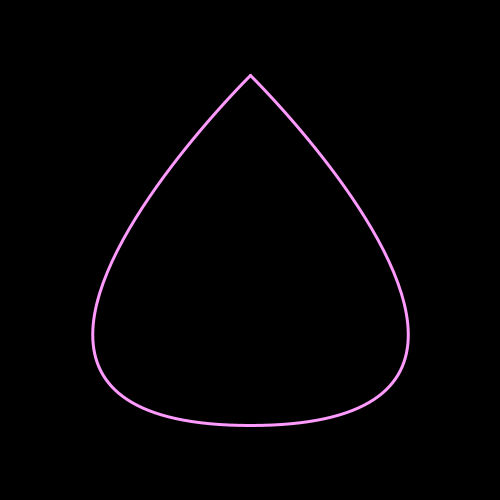
Frame 1 (no input)
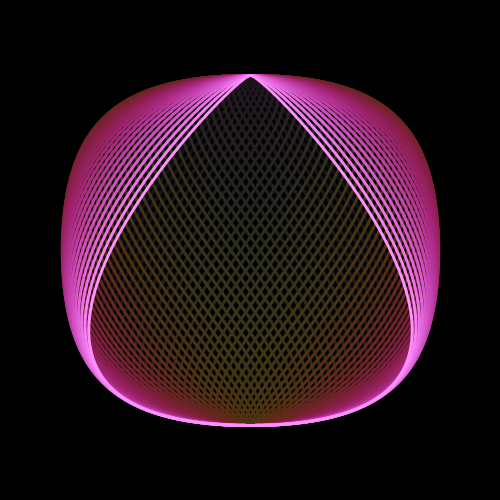
Frame 60 (the mouse pressed at the canvas centre just before this capture)
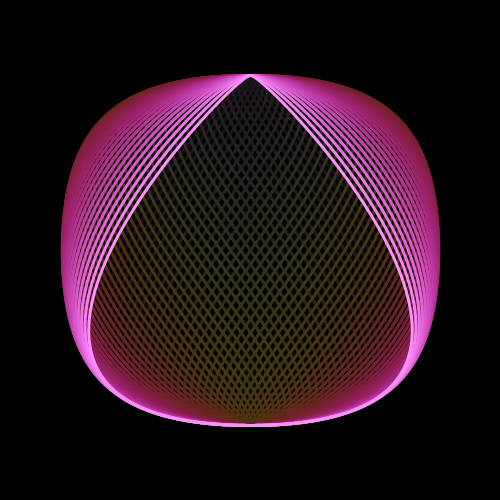
Frame 120 (the mouse held since frame 60 and released just before this capture)

The Processing sketch that drew these frames (run headless with seeded random() and noise(); from frame 60 on, the mouse is pressed at the canvas centre):

// Processing sketch: wobbleSphere
// ── wobbleSphere.pde
float x1, y1; // point 1
float x2, y2; // control point 1
float x3, y3; // point 2
float x4, y4; // control point 2
float a = 0; // angle

void setup() {
  size(500, 500);
  ellipseMode(CENTER);
  x1 = 250;
  y1 = 75;
  x2 = 425;
  y2 = 75;
  x3 = 75;
  y3 = 425;
  x4 = 250;
  y4 = 425;
  background(0);
  strokeWeight(3);
}

void draw() {
  noStroke();
  fill(0, 10);
  rect(0, 0, width, height);
  fill(255, 50);
  x2 = 250 + (sin(radians(a)) * 355);
  x3 = 250 - (cos(radians(a)) * 355);  
  noFill(); 
  stroke(255, 155 + sin(radians(a * 2)) * 100, 155 + cos(radians(a * 2)) * 100);
  bezier(x1, y1, x2, y2, x3, y3, x4, y4);
  x2 = 250 - (sin(radians(a)) * 355);
  x3 = 250 + (cos(radians(a)) * 355);  
  stroke(255, 155 + sin(radians(a * 2)) * 100, 155 + cos(radians(a * 2)) * 100);
  bezier(x1, y1, x2, y2, x3, y3, x4, y4);
  a += 3; // increase angle (animate)
}
